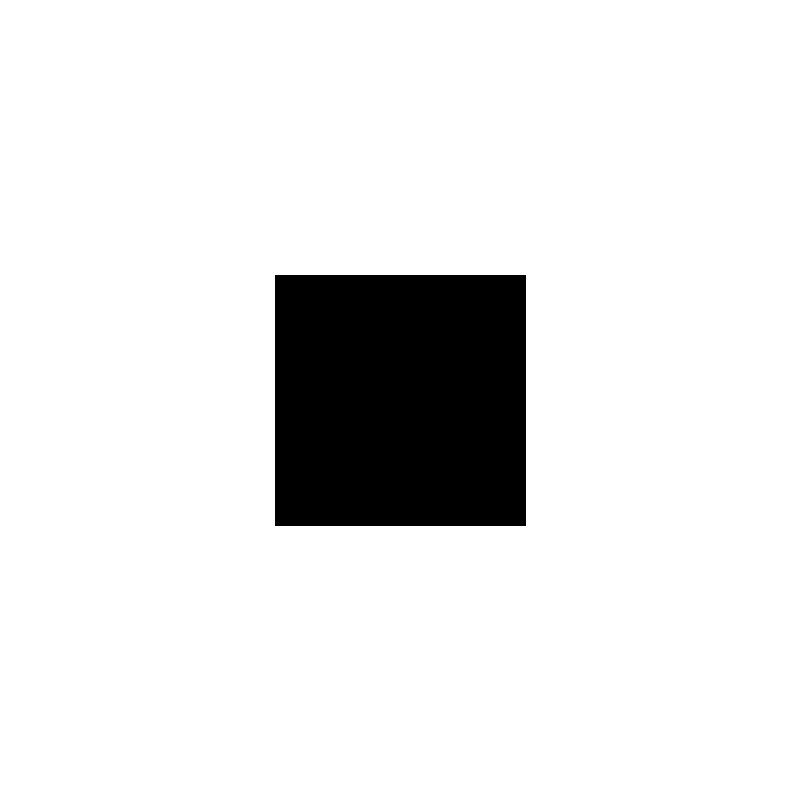
Frame 1 (no input)
Frame 60 (the mouse pressed at the canvas centre just before this capture): identical to frame 1, image omitted
Frame 120 (the mouse held since frame 60 and released just before this capture): identical to frame 1, image omitted

The Processing sketch that drew this single still picture (run headless with seeded random() and noise(); from frame 60 on, the mouse is pressed at the canvas centre):

// Processing sketch: Gameboy_girl
// ── Gameboy_girl.pde
float xplr,yplr;
int guyhp, hpplr;
int state;
float speed = 0;
float gravity = .26;
boolean moveleft, moveright, jump;



void setup(){
 size(800,800); 
}


void draw(){
  
  background(255);
  
  
  if (state == 0){
   fill(0);
   rectMode(CENTER);
   rect(width/2,height/2,250,250);
    
  } 
  
  
  if (state == 1){
    
    movement();
    
    fill(150,190,190);
    rectMode(CORNER);
    rect(0,550,1000,900);
  
   //player's box
    fill(0, 150, 255);
    rectMode(CENTER);
    rect(xplr, yplr, 40, 40);
  
  
    //applying velocity and then acceleration to the square
    yplr = yplr + speed;
    speed = speed + gravity;
  
    //making the square bounce off the ground less per bounce
    //by multiplying my a negavive decimal
  
    if (yplr > height/3*2) {
      speed = speed * 0 ;
      yplr = height/3*2;
    }
    if (xplr > 750){
   xplr = 750; 
  }
  
  if (xplr < 50){
   xplr = 50; 
  }
    
  } 
  
  
}





// setting up the movement of the player
void movement() {
  if (jump) {
    if (yplr >= 250 ) {
      yplr -= 12;
    }
  }
  if (moveleft){
    xplr -= 15;
    }
  
  if (moveright){
    xplr += 15;
     
   }
      }
    



// setting up key input for the player to move
void keyPressed() {
  if (key == 'w'|| key == 'W') {
    jump = true;
  }
  
  if (key == 'a'|| key == 'A') {
    moveleft = true;
  }
  
  if (key == 'd'|| key == 'D') {
    moveright = true;
  }
  if (key == 'r' || key == 'R'){
    state = 1;  
  }
}

void keyReleased() {
  if (key == 'w' || key == 'W') {
    jump = false;
  }
  
  if (key == 'a' || key == 'A') {
    moveleft = false;
  }
  
  if (key == 'd' || key == 'D') {
    moveright = false;
   
   if (key == 'r' || key == 'R'){
    state = 1;  
  }
  }
}
